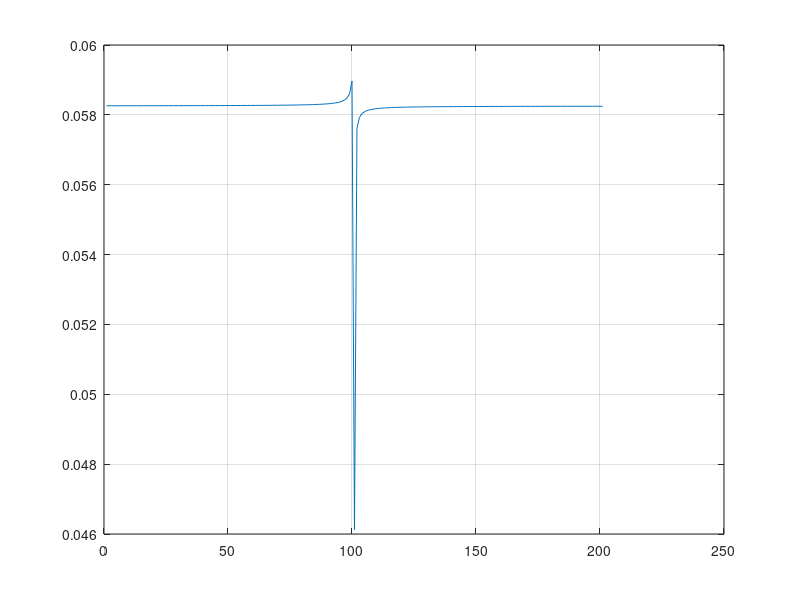

This chart was generated by the following MATLAB code:
%Интегральные оценки качества

clear, clc

T1 = -100:1:100;
T = 100;
T2 = 0.002;
T3 = 0.03;
T4 = 0.04;
K = 7.5;

W = (K.^2)./(2*(1+K).^3) + (K.*K.*(T1*T2+T1*T3+T2*T3).^2)./(2.*((T1+T2+T3+T4).*(T1*T2+T1*T3+T2*T3)-(1+K).*(T1*T2*T3))*(1+K).^2);
plot(W);

grid on
